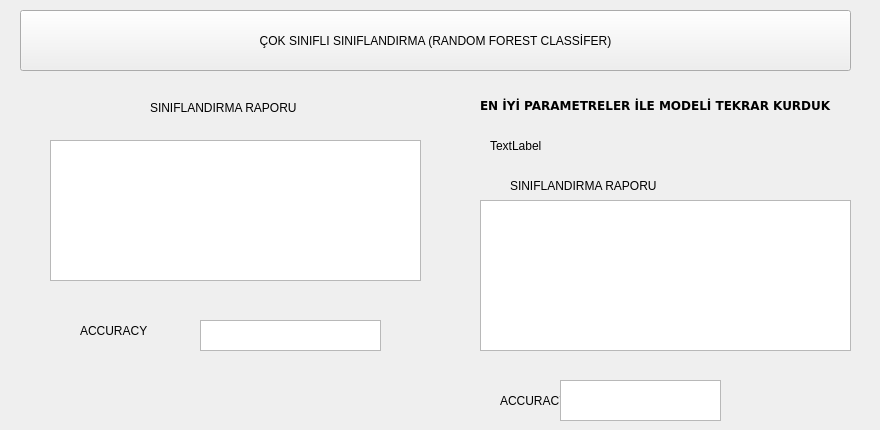
    <widget class="QWidget" name="tab_33">
     <attribute name="title">
      <string>RANDOM FOREST</string>
     </attribute>
     <widget class="QPushButton" name="pushButton_19">
      <property name="geometry">
       <rect>
        <x>20</x>
        <y>10</y>
        <width>831</width>
        <height>61</height>
       </rect>
      </property>
      <property name="autoFillBackground">
       <bool>false</bool>
      </property>
      <property name="text">
       <string>ÇOK SINIFLI SINIFLANDIRMA (RANDOM FOREST CLASSİFER)</string>
      </property>
      <property name="autoDefault">
       <bool>false</bool>
      </property>
     </widget>
     <widget class="QLabel" name="label_96">
      <property name="geometry">
       <rect>
        <x>150</x>
        <y>100</y>
        <width>211</width>
        <height>16</height>
       </rect>
      </property>
      <property name="text">
       <string>SINIFLANDIRMA RAPORU</string>
      </property>
     </widget>
     <widget class="QLabel" name="label_97">
      <property name="geometry">
       <rect>
        <x>80</x>
        <y>320</y>
        <width>91</width>
        <height>21</height>
       </rect>
      </property>
      <property name="text">
       <string>ACCURACY</string>
      </property>
     </widget>
     <widget class="QTextEdit" name="textEdit_38">
      <property name="geometry">
       <rect>
        <x>50</x>
        <y>140</y>
        <width>371</width>
        <height>141</height>
       </rect>
      </property>
     </widget>
     <widget class="QTextEdit" name="textEdit_39">
      <property name="geometry">
       <rect>
        <x>200</x>
        <y>320</y>
        <width>181</width>
        <height>31</height>
       </rect>
      </property>
     </widget>
     <widget class="QLabel" name="label_98">
      <property name="geometry">
       <rect>
        <x>480</x>
        <y>90</y>
        <width>361</width>
        <height>31</height>
       </rect>
      </property>
      <property name="font">
       <font>
        <family>Verdana</family>
        <pointsize>9</pointsize>
        <weight>75</weight>
        <italic>false</italic>
        <bold>true</bold>
       </font>
      </property>
      <property name="text">
       <string>EN İYİ PARAMETRELER İLE MODELİ TEKRAR KURDUK</string>
      </property>
     </widget>
     <widget class="QLabel" name="label_99">
      <property name="geometry">
       <rect>
        <x>490</x>
        <y>130</y>
        <width>381</width>
        <height>31</height>
       </rect>
      </property>
      <property name="text">
       <string>TextLabel</string>
      </property>
     </widget>
     <widget class="QLabel" name="label_100">
      <property name="geometry">
       <rect>
        <x>510</x>
        <y>170</y>
        <width>281</width>
        <height>31</height>
       </rect>
      </property>
      <property name="text">
       <string>SINIFLANDIRMA RAPORU</string>
      </property>
     </widget>
     <widget class="QLabel" name="label_101">
      <property name="geometry">
       <rect>
        <x>500</x>
        <y>380</y>
        <width>141</width>
        <height>41</height>
       </rect>
      </property>
      <property name="text">
       <string>ACCURACY</string>
      </property>
     </widget>
     <widget class="QTextEdit" name="textEdit_40">
      <property name="geometry">
       <rect>
        <x>480</x>
        <y>200</y>
        <width>371</width>
        <height>151</height>
       </rect>
      </property>
     </widget>
     <widget class="QTextEdit" name="textEdit_41">
      <property name="geometry">
       <rect>
        <x>560</x>
        <y>380</y>
        <width>161</width>
        <height>41</height>
       </rect>
      </property>
     </widget>
    </widget>
